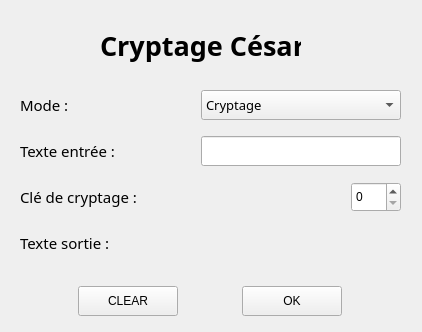
<?xml version="1.0" encoding="UTF-8"?>
<ui version="4.0">
 <class>Form</class>
 <widget class="QWidget" name="Form">
  <property name="enabled">
   <bool>true</bool>
  </property>
  <property name="geometry">
   <rect>
    <x>0</x>
    <y>0</y>
    <width>422</width>
    <height>332</height>
   </rect>
  </property>
  <property name="minimumSize">
   <size>
    <width>422</width>
    <height>332</height>
   </size>
  </property>
  <property name="maximumSize">
   <size>
    <width>422</width>
    <height>332</height>
   </size>
  </property>
  <property name="windowTitle">
   <string>Cryptage César</string>
  </property>
  <widget class="QLabel" name="label1">
   <property name="geometry">
    <rect>
     <x>100</x>
     <y>20</y>
     <width>201</width>
     <height>51</height>
    </rect>
   </property>
   <property name="font">
    <font>
     <family>Rockwell Nova Cond</family>
     <pointsize>20</pointsize>
     <weight>75</weight>
     <bold>true</bold>
    </font>
   </property>
   <property name="text">
    <string>Cryptage César</string>
   </property>
  </widget>
  <widget class="QWidget" name="layoutWidget">
   <property name="geometry">
    <rect>
     <x>20</x>
     <y>80</y>
     <width>381</width>
     <height>191</height>
    </rect>
   </property>
   <layout class="QVBoxLayout" name="verticalLayout">
    <item>
     <layout class="QHBoxLayout" name="horizontalLayout">
      <item>
       <widget class="QLabel" name="label2">
        <property name="font">
         <font>
          <family>Rockwell Nova</family>
          <pointsize>11</pointsize>
         </font>
        </property>
        <property name="text">
         <string>Mode :</string>
        </property>
       </widget>
      </item>
      <item>
       <widget class="QComboBox" name="ModeInput">
        <property name="minimumSize">
         <size>
          <width>200</width>
          <height>30</height>
         </size>
        </property>
        <property name="maximumSize">
         <size>
          <width>200</width>
          <height>30</height>
         </size>
        </property>
        <property name="font">
         <font>
          <family>Rockwell Nova</family>
          <pointsize>10</pointsize>
         </font>
        </property>
        <property name="editable">
         <bool>false</bool>
        </property>
        <property name="currentText">
         <string>Cryptage</string>
        </property>
        <item>
         <property name="text">
          <string>Cryptage</string>
         </property>
        </item>
        <item>
         <property name="text">
          <string>Décryptage</string>
         </property>
        </item>
       </widget>
      </item>
     </layout>
    </item>
    <item>
     <layout class="QHBoxLayout" name="horizontalLayout_2">
      <item>
       <widget class="QLabel" name="label3">
        <property name="font">
         <font>
          <family>Rockwell Nova</family>
          <pointsize>11</pointsize>
         </font>
        </property>
        <property name="text">
         <string>Texte entrée :</string>
        </property>
       </widget>
      </item>
      <item>
       <widget class="QLineEdit" name="TextInput">
        <property name="minimumSize">
         <size>
          <width>200</width>
          <height>30</height>
         </size>
        </property>
        <property name="maximumSize">
         <size>
          <width>200</width>
          <height>30</height>
         </size>
        </property>
        <property name="font">
         <font>
          <family>Rockwell Nova</family>
          <pointsize>10</pointsize>
         </font>
        </property>
       </widget>
      </item>
     </layout>
    </item>
    <item>
     <layout class="QHBoxLayout" name="horizontalLayout_3">
      <item>
       <widget class="QLabel" name="label4">
        <property name="font">
         <font>
          <family>Rockwell Nova</family>
          <pointsize>11</pointsize>
         </font>
        </property>
        <property name="text">
         <string>Clé de cryptage :</string>
        </property>
       </widget>
      </item>
      <item>
       <widget class="QSpinBox" name="spinBox">
        <property name="minimumSize">
         <size>
          <width>50</width>
          <height>30</height>
         </size>
        </property>
        <property name="maximumSize">
         <size>
          <width>50</width>
          <height>30</height>
         </size>
        </property>
        <property name="maximum">
         <number>999999999</number>
        </property>
       </widget>
      </item>
     </layout>
    </item>
    <item>
     <layout class="QHBoxLayout" name="horizontalLayout_4">
      <item>
       <widget class="QLabel" name="label5">
        <property name="font">
         <font>
          <family>Rockwell Nova</family>
          <pointsize>11</pointsize>
         </font>
        </property>
        <property name="text">
         <string>Texte sortie :</string>
        </property>
       </widget>
      </item>
      <item>
       <widget class="QLabel" name="TextOutput">
        <property name="minimumSize">
         <size>
          <width>200</width>
          <height>30</height>
         </size>
        </property>
        <property name="maximumSize">
         <size>
          <width>200</width>
          <height>30</height>
         </size>
        </property>
        <property name="font">
         <font>
          <family>Rockwell Nova</family>
          <pointsize>10</pointsize>
         </font>
        </property>
        <property name="text">
         <string/>
        </property>
       </widget>
      </item>
     </layout>
    </item>
   </layout>
  </widget>
  <widget class="QWidget" name="layoutWidget">
   <property name="geometry">
    <rect>
     <x>20</x>
     <y>280</y>
     <width>381</width>
     <height>42</height>
    </rect>
   </property>
   <layout class="QHBoxLayout" name="horizontalLayout_5">
    <item>
     <widget class="QPushButton" name="pushButton_2">
      <property name="minimumSize">
       <size>
        <width>100</width>
        <height>30</height>
       </size>
      </property>
      <property name="maximumSize">
       <size>
        <width>100</width>
        <height>30</height>
       </size>
      </property>
      <property name="text">
       <string>CLEAR</string>
      </property>
     </widget>
    </item>
    <item>
     <widget class="QPushButton" name="pushButton">
      <property name="minimumSize">
       <size>
        <width>100</width>
        <height>30</height>
       </size>
      </property>
      <property name="maximumSize">
       <size>
        <width>100</width>
        <height>30</height>
       </size>
      </property>
      <property name="text">
       <string>OK</string>
      </property>
     </widget>
    </item>
   </layout>
  </widget>
 </widget>
 <resources/>
 <connections/>
</ui>
